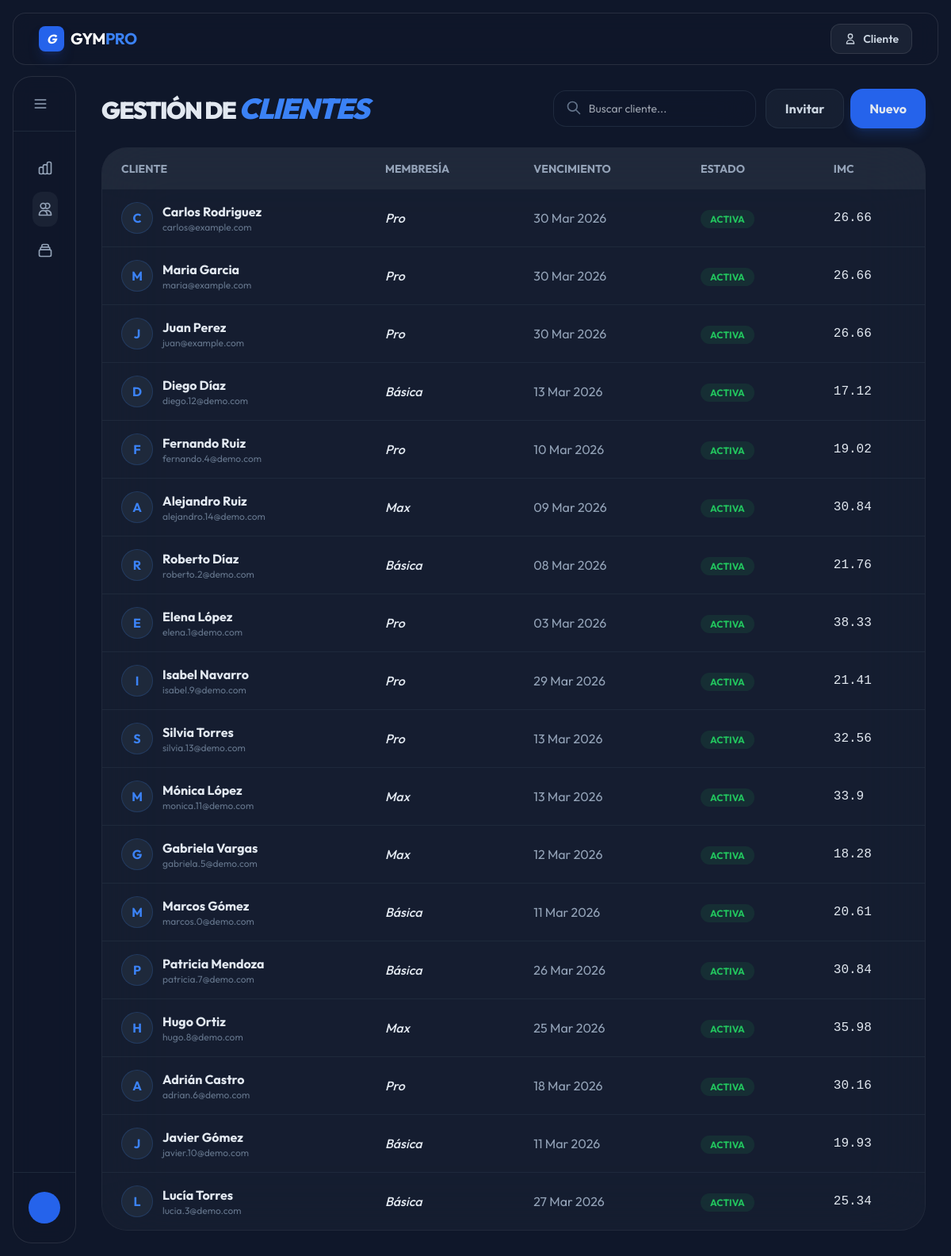
Page /dashboard/clientes/ on the committed database.
### administracion/models.py (models this page shows, shortened)
class Usuario(AbstractBaseUser, PermissionsMixin):
    class Roles(models.TextChoices):
        ADMIN   = 'admin',  'Administrador'
        CLIENTE = 'client', 'Cliente'
    nombre           = models.CharField('Nombre', max_length=100)
    apellido         = models.CharField('Apellido', max_length=100)
    correo           = models.EmailField('Correo electrónico', unique=True)
    telefono         = models.CharField('Teléfono', max_length=20, blank=True, null=True)
    fecha_nacimiento = models.DateField('Fecha de nacimiento', blank=True, null=True)
    direccion        = models.CharField('Dirección', max_length=255, blank=True, null=True)
    foto_perfil      = models.ImageField('Foto de perfil', upload_to='perfiles/', blank=True, null=True)
    rol    = models.CharField('Rol', max_length=10, choices=Roles.choices, default=Roles.CLIENTE)
    activo = models.BooleanField('Activo', default=True)
    is_staff  = models.BooleanField(default=False)
    is_active = models.BooleanField(default=True)
    is_deleted = models.BooleanField('Borrado', default=False, db_index=True)
    fecha_registro       = models.DateTimeField('Fecha de registro', auto_now_add=True)
    ultima_actualizacion = models.DateTimeField('Última actualización', auto_now=True)
    objects     = UsuarioManager()
    all_objects = models.Manager()
    USERNAME_FIELD  = 'correo'
    REQUIRED_FIELDS = ['nombre', 'apellido']
    class Meta:
        verbose_name        = 'Usuario'
        verbose_name_plural = 'Usuarios'
        ordering            = ['-fecha_registro']
    @property
    def nombre_completo(self):
        return f'{self.nombre} {self.apellido}'.strip()

### clientes/models.py (models this page shows, shortened)
class MembresiaCliente(BaseModel):
    class Estado(models.TextChoices):
        ACTIVA     = 'activa',     'Activa'
        VENCIDA    = 'vencida',    'Vencida'
        CANCELADA  = 'cancelada',  'Cancelada'
        SUSPENDIDA = 'suspendida', 'Suspendida'
    class MetodoPago(models.TextChoices):
        EFECTIVO      = 'efectivo',      'Efectivo'
        TARJETA       = 'tarjeta',       'Tarjeta'
        TRANSFERENCIA = 'transferencia', 'Transferencia'
        OTRO          = 'otro',          'Otro'
    class Meta:
        verbose_name        = 'Membresía de cliente'
        verbose_name_plural = 'Membresías de clientes'
        ordering            = ['-fecha_inicio']
        indexes = [
            models.Index(fields=['usuario', 'estado'],  name='idx_mem_usuario_estado'),
            models.Index(fields=['tipo', 'estado'],     name='idx_mem_tipo_estado'),
            models.Index(fields=['fecha_inicio'],        name='idx_mem_fecha_inicio'),
            models.Index(fields=['fecha_fin'],           name='idx_mem_fecha_fin'),
        ]
    usuario = models.ForeignKey(
        Usuario,
        on_delete=models.CASCADE,
        related_name='membresias',
        limit_choices_to={'rol': Usuario.Roles.CLIENTE},
        verbose_name='Cliente',
    )
    tipo = models.ForeignKey(
        TipoMembresia,
        on_delete=models.PROTECT,
        related_name='contrataciones',
        verbose_name='Plan',
    )
    fecha_inicio = models.DateField('Fecha de inicio')
    fecha_fin    = models.DateField('Fecha de fin')
    precio_pagado      = models.DecimalField('Precio pagado (MXN)', max_digits=8, decimal_places=2)
    descuento_aplicado = models.DecimalField('Descuento (%)', max_digits=5, decimal_places=2, default=0)
    metodo_pago        = models.CharField('Método de pago', max_length=15, choices=MetodoPago.choices, default=MetodoPago.EFECTIVO)
    estado       = models.CharField('Estado', max_length=12, choices=Estado.choices, default=Estado.ACTIVA)
    auto_renovar = models.BooleanField('Auto-renovar', default=False)
    notas        = models.TextField('Notas', blank=True)
    registrado_por = models.ForeignKey(
        Usuario,
        on_delete=models.SET_NULL,
        null=True, blank=True,
        related_name='membresias_registradas',
        limit_choices_to={'rol': Usuario.Roles.ADMIN},
        verbose_name='Registrado por',
    )
    fecha_registro      = models.DateTimeField(auto_now_add=True)
    fecha_actualizacion = models.DateTimeField(auto_now=True)

class TipoMembresia(BaseModel):
    class Nombre(models.TextChoices):
        BASICA = 'basica', 'Básica'
        PRO    = 'pro',    'Pro'
        MAX    = 'max',    'Max'
    class Meta:
        verbose_name        = 'Tipo de membresía'
        verbose_name_plural = 'Tipos de membresía'
        ordering            = ['precio_mensual']
    nombre         = models.CharField('Plan', max_length=10, choices=Nombre.choices, unique=True)
    descripcion    = models.TextField('Descripción', blank=True)
    precio_mensual = models.DecimalField('Precio mensual (MXN)', max_digits=8, decimal_places=2)
    duracion_dias  = models.PositiveIntegerField('Duración (días)', default=30)
    acceso_clases_grupales = models.BooleanField('Clases grupales', default=False)
    acceso_areas_premium   = models.BooleanField('Áreas premium', default=False)
    acceso_nutricionista   = models.BooleanField('Nutricionista', default=False)
    numero_acompanantes    = models.PositiveSmallIntegerField('Acompañantes', default=0)
    activo              = models.BooleanField('Activo', default=True)
    fecha_creacion      = models.DateTimeField(auto_now_add=True)
    fecha_actualizacion = models.DateTimeField(auto_now=True)

class PerfilCliente(BaseModel):
    class Meta:
        verbose_name        = 'Perfil de cliente'
        verbose_name_plural = 'Perfiles de clientes'
    usuario = models.OneToOneField(
        Usuario,
        on_delete=models.CASCADE,
        related_name='perfil_cliente',
        limit_choices_to={'rol': Usuario.Roles.CLIENTE},
        verbose_name='Cliente',
    )
    peso_lbs  = models.DecimalField('Peso (lbs)', max_digits=5, decimal_places=2, blank=True, null=True)
    altura_cm = models.DecimalField('Altura (cm)', max_digits=5, decimal_places=2, blank=True, null=True)
    @property
    def imc(self):
        if self.peso_lbs and self.altura_cm and self.altura_cm > 0:
            peso_kg  = float(self.peso_lbs) * 0.453592
            altura_m = float(self.altura_cm) / 100
            return round(peso_kg / (altura_m ** 2), 2)
        return None

### administracion/views.py (the view)
# urls.py: path('dashboard/clientes/', admin_clientes, name='admin_clientes'),
def admin_clientes(request):
    clientes = Usuario.objects.filter(rol=Usuario.Roles.CLIENTE, is_deleted=False).select_related('perfil_cliente').prefetch_related(
        Prefetch('membresias',
                 queryset=MembresiaCliente.objects.filter(estado='activa').select_related('tipo'),
                 to_attr='active_membership')
    ).order_by('-fecha_registro')
    return render(request, 'admin/clientes.html', {'clientes': clientes})

### templates/admin/clientes.html (shortened to what this page needs)
{% extends 'admin/admin_base.html' %}
{% block admin_content %}
<div id="section-clientes" class="space-y-6">
    <div class="flex flex-col md:flex-row md:justify-between md:items-center space-y-4 md:space-y-0">
        <h1 class="text-3xl font-black tracking-tighter uppercase">Gestión de <span
                class="text-blue-500 italic text-4xl">Clientes</span></h1>
        <div class="flex flex-col sm:flex-row space-y-3 sm:space-y-0 sm:space-x-3 items-center">
            <div class="relative group w-full sm:w-64">
                <input type="text" id="clientSearch" onkeyup="filterClients()" placeholder="Buscar cliente..."
                    class="w-full bg-slate-900/50 border border-slate-700/50 rounded-2xl px-4 py-3 text-sm text-white focus:outline-none focus:border-blue-500/50 transition pl-11 backdrop-blur-xl">
                <svg class="w-5 h-5 text-slate-500 absolute left-4 top-3 group-focus-within:text-blue-500 transition"
                    fill="none" stroke="currentColor" viewBox="0 0 24 24">
                    <path stroke-linecap="round" stroke-linejoin="round" stroke-width="2"
                        d="M21 21l-6-6m2-5a7 7 0 11-14 0 7 7 0 0114 0z" />
                </svg>
            </div>
            <div class="flex space-x-2 w-full sm:w-auto">
                <button onclick="toggleModal('invite-modal')"
                    class="flex-1 sm:flex-none bg-slate-800/50 hover:bg-slate-700/50 text-slate-300 px-6 py-3 rounded-2xl font-bold border border-slate-700/50 transition backdrop-blur-xl">
                    Invitar
                </button>
                <button
                    class="flex-1 sm:flex-none bg-blue-600 hover:bg-blue-500 px-6 py-3 rounded-2xl font-bold shadow-lg shadow-blue-600/20 transition active:scale-95">
                    Nuevo
                </button>
            </div>
        </div>
    </div>
    <div class="bg-slate-800/40 rounded-[2rem] border border-white/5 backdrop-blur-2xl overflow-hidden">
        <div class="overflow-x-auto scrollbar-hide">
            <table class="w-full text-left whitespace-nowrap">
                <thead class="bg-white/5 text-slate-400 text-sm uppercase font-bold">
                    <tr>
                        <th class="px-6 py-4">Cliente</th>
                        <th class="px-6 py-4">Membresía</th>
                        <th class="px-6 py-4">Vencimiento</th>
                        <th class="px-6 py-4">Estado</th>
                        <th class="px-6 py-4">IMC</th>
                    </tr>
                </thead>
                <tbody class="divide-y divide-slate-800">
                    {% for cliente in clientes %}
                    <tr class="hover:bg-white/5 transition client-row">
                        <td class="px-6 py-4 flex items-center space-x-3">
                            <div
                                class="w-10 h-10 rounded-full bg-slate-800 overflow-hidden flex items-center justify-center font-bold text-blue-500 border border-blue-500/20">
                                {% if cliente.foto_perfil %}
                                <img src="{{ cliente.foto_perfil.url }}" class="w-full h-full object-cover">
                                {% else %}
                                {{ cliente.nombre|slice:":1" }}
                                {% endif %}
                            </div>
                            <div>
                                <a href="{% url 'admin_cliente_detail' cliente.pk %}"
                                    class="font-bold search-target hover:text-blue-500 transition">
                                    {{ cliente.nombre_completo }}
                                </a>
                                <p class="text-xs text-slate-500">{{ cliente.correo }}</p>
                            </div>
                        </td>
                        <td class="px-6 py-4 font-medium italic">
                            {{ cliente.active_membership.0.tipo.get_nombre_display|default:"Sin membresía" }}
                        </td>
                        <td class="px-6 py-4 text-slate-400">
                            {{ cliente.active_membership.0.fecha_fin|date:"d M Y"|default:"-" }}
                        </td>
                        <td class="px-6 py-4">
                            {% if cliente.active_membership.0 %}
                            <span
                                class="px-3 py-1 bg-green-500/10 text-green-500 rounded-full text-xs font-bold uppercase">Activa</span>
                            {% else %}
                            <span
                                class="px-3 py-1 bg-slate-500/10 text-slate-500 rounded-full text-xs font-bold uppercase">Inactiva</span>
                            {% endif %}
                        </td>
                        <td class="px-6 py-4 font-mono">{{ cliente.perfil_cliente.imc|default:"0.0" }}</td>
                    </tr>
                    {% empty %}
                    <tr>
                        <td colspan="5" class="px-6 py-10 text-center text-slate-500">No hay clientes registrados
                            aún.</td>
                    </tr>
                    {% endfor %}
                </tbody>
            </table>
        </div>
    </div>
</div>
{% endblock %}

### rows in the picture
Usuario: nombre "C", nombre_completo "Carlos Rodriguez", correo "carlos@example.com", active_membership.0.tipo.nombre "Pro", active_membership.0.fecha_fin "30 Mar 2026", shows "ACTIVA", perfil_cliente.imc "26.66"
Usuario: nombre "M", nombre_completo "Maria Garcia", correo "maria@example.com", active_membership.0.tipo.nombre "Pro", active_membership.0.fecha_fin "30 Mar 2026", shows "ACTIVA", perfil_cliente.imc "26.66"
Usuario: nombre "J", nombre_completo "Juan Perez", correo "juan@example.com", active_membership.0.tipo.nombre "Pro", active_membership.0.fecha_fin "30 Mar 2026", shows "ACTIVA", perfil_cliente.imc "26.66"
Usuario: nombre "D", nombre_completo "Diego Díaz", correo "diego.12@demo.com", active_membership.0.tipo.nombre "Básica", active_membership.0.fecha_fin "13 Mar 2026", shows "ACTIVA", perfil_cliente.imc "17.12"
Usuario: nombre "F", nombre_completo "Fernando Ruiz", correo "fernando.4@demo.com", active_membership.0.tipo.nombre "Pro", active_membership.0.fecha_fin "10 Mar 2026", shows "ACTIVA", perfil_cliente.imc "19.02"
Usuario: nombre "A", nombre_completo "Alejandro Ruiz", correo "alejandro.14@demo.com", active_membership.0.tipo.nombre "Max", active_membership.0.fecha_fin "09 Mar 2026", shows "ACTIVA", perfil_cliente.imc "30.84"
Usuario: nombre "R", nombre_completo "Roberto Díaz", correo "roberto.2@demo.com", active_membership.0.tipo.nombre "Básica", active_membership.0.fecha_fin "08 Mar 2026", shows "ACTIVA", perfil_cliente.imc "21.76"
Usuario: nombre "E", nombre_completo "Elena López", correo "elena.1@demo.com", active_membership.0.tipo.nombre "Pro", active_membership.0.fecha_fin "03 Mar 2026", shows "ACTIVA", perfil_cliente.imc "38.33"
Usuario: nombre "I", nombre_completo "Isabel Navarro", correo "isabel.9@demo.com", active_membership.0.tipo.nombre "Pro", active_membership.0.fecha_fin "29 Mar 2026", shows "ACTIVA", perfil_cliente.imc "21.41"
Usuario: nombre "S", nombre_completo "Silvia Torres", correo "silvia.13@demo.com", active_membership.0.tipo.nombre "Pro", active_membership.0.fecha_fin "13 Mar 2026", shows "ACTIVA", perfil_cliente.imc "32.56"
Usuario: nombre "M", nombre_completo "Mónica López", correo "monica.11@demo.com", active_membership.0.tipo.nombre "Max", active_membership.0.fecha_fin "13 Mar 2026", shows "ACTIVA", perfil_cliente.imc "33.9"
Usuario: nombre "G", nombre_completo "Gabriela Vargas", correo "gabriela.5@demo.com", active_membership.0.tipo.nombre "Max", active_membership.0.fecha_fin "12 Mar 2026", shows "ACTIVA", perfil_cliente.imc "18.28"
Usuario: nombre "M", nombre_completo "Marcos Gómez", correo "marcos.0@demo.com", active_membership.0.tipo.nombre "Básica", active_membership.0.fecha_fin "11 Mar 2026", shows "ACTIVA", perfil_cliente.imc "20.61"
Usuario: nombre "P", nombre_completo "Patricia Mendoza", correo "patricia.7@demo.com", active_membership.0.tipo.nombre "Básica", active_membership.0.fecha_fin "26 Mar 2026", shows "ACTIVA", perfil_cliente.imc "30.84"
Usuario: nombre "H", nombre_completo "Hugo Ortiz", correo "hugo.8@demo.com", active_membership.0.tipo.nombre "Max", active_membership.0.fecha_fin "25 Mar 2026", shows "ACTIVA", perfil_cliente.imc "35.98"
Usuario: nombre "A", nombre_completo "Adrián Castro", correo "adrian.6@demo.com", active_membership.0.tipo.nombre "Pro", active_membership.0.fecha_fin "18 Mar 2026", shows "ACTIVA", perfil_cliente.imc "30.16"
Usuario: nombre "J", nombre_completo "Javier Gómez", correo "javier.10@demo.com", active_membership.0.tipo.nombre "Básica", active_membership.0.fecha_fin "11 Mar 2026", shows "ACTIVA", perfil_cliente.imc "19.93"
Usuario: nombre "L", nombre_completo "Lucía Torres", correo "lucia.3@demo.com", active_membership.0.tipo.nombre "Básica", active_membership.0.fecha_fin "27 Mar 2026", shows "ACTIVA", perfil_cliente.imc "25.34"
